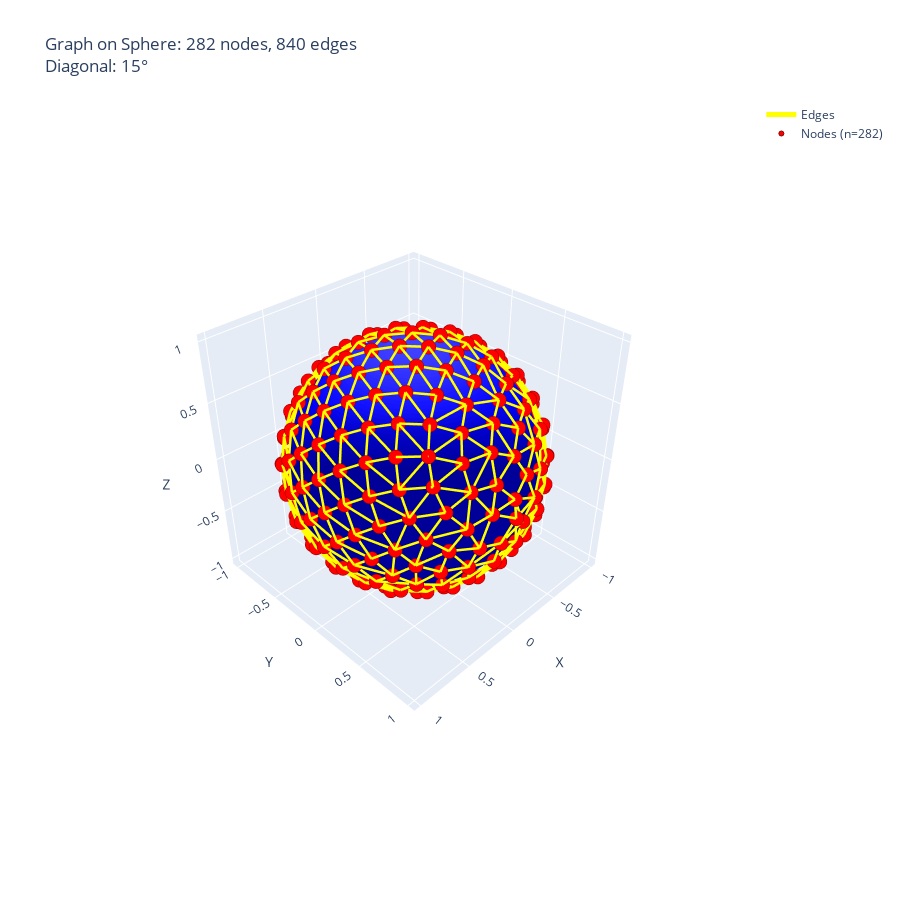

The notebook cell this image was saved under:
### Code cell
import numpy as np
import plotly.graph_objects as go

def generate_hexagon_centers(diagonal_angle_degrees=7.5):
    """
    Generate hexagon centers for tessellating a sphere.
    Uses a fibonacci sphere or icosahedron-based approach.
    
    For 7.5° diagonal, we need approximately:
    - Sphere surface area = 4π
    - Hexagon area ≈ (diagonal/2)^2 * 3*sqrt(3)/2 in steradians
    - Number of hexagons ≈ 4π / hexagon_area
    """
    
    # Convert diagonal angle to radians
    diagonal_rad = np.radians(diagonal_angle_degrees)
    
    # Estimate number of points needed
    # For hexagon with diagonal d, area ≈ 0.65 * d^2 (in steradians for small angles)
    hexagon_area = 0.65 * diagonal_rad**2
    n_points = int(4 * np.pi / hexagon_area)
    
    print(f"Generating approximately {n_points} hexagon centers")
    print(f"Diagonal angle: {diagonal_angle_degrees}°")
    
    # Use Fibonacci sphere algorithm for uniform distribution
    centers = []
    phi = (1 + np.sqrt(5)) / 2  # Golden ratio
    
    for i in range(n_points):
        # Fibonacci sphere algorithm
        y = 1 - (2 * i / (n_points - 1))  # y goes from 1 to -1
        radius = np.sqrt(1 - y**2)
        
        theta = 2 * np.pi * i / phi
        
        x = np.cos(theta) * radius
        z = np.sin(theta) * radius
        
        centers.append([x, y, z])
    
    return np.array(centers)

def visualize_hexagon_centers(centers, diagonal_angle_degrees=7.5, show_circles=True):
    """
    Visualize the hexagon centers on a sphere.
    """
    # Create sphere surface
    u = np.linspace(0, 2 * np.pi, 100)
    v = np.linspace(0, np.pi, 100)
    x = np.outer(np.cos(u), np.sin(v))
    y = np.outer(np.sin(u), np.sin(v))
    z = np.outer(np.ones(np.size(u)), np.cos(v))
    
    fig = go.Figure()
    
    # Add semi-transparent blue sphere
    fig.add_trace(go.Surface(
        x=x, y=y, z=z,
        surfacecolor=np.zeros_like(x),
        colorscale=[[0, 'lightblue'], [1, 'lightblue']],
        showscale=False,
        opacity=0.3,
        name='Sphere'
    ))
    
    # Add hexagon centers as red points
    fig.add_trace(go.Scatter3d(
        x=centers[:, 0],
        y=centers[:, 1],
        z=centers[:, 2],
        mode='markers',
        marker=dict(size=4, color='red'),
        name=f'Hexagon Centers (n={len(centers)})'
    ))
    
    # Optionally show circles around each center
    if show_circles and len(centers) <= 50:  # Limit for performance
        arc_angle = diagonal_angle_degrees / 2  # Radius is half the diagonal
        
        for idx, center in enumerate(centers[:50]):  # Show first 50
            # Generate circle points
            circle_points = generate_circle_on_sphere(center, arc_angle)
            
            fig.add_trace(go.Scatter3d(
                x=circle_points[:, 0],
                y=circle_points[:, 1],
                z=circle_points[:, 2],
                mode='lines',
                line=dict(color='green', width=2),
                showlegend=False,
                hoverinfo='skip'
            ))
    
    fig.update_layout(
        title=f'Hexagonal Tessellation of Sphere<br>{len(centers)} centers, {diagonal_angle_degrees}° diagonal',
        scene=dict(
            xaxis_title='X',
            yaxis_title='Y',
            zaxis_title='Z',
            aspectmode='data',
            camera=dict(eye=dict(x=1.8, y=1.8, z=1.8))
        ),
        width=900,
        height=900
    )
    
    return fig

def generate_circle_on_sphere(center, arc_angle_degrees, n_points=50):
    """
    Generate points forming a circle on sphere surface around a center point.
    """
    center = center / np.linalg.norm(center)
    arc_angle_rad = np.radians(arc_angle_degrees)
    
    # Find two orthogonal vectors perpendicular to center
    if abs(center[2]) < 0.9:
        v1 = np.cross(center, [0, 0, 1])
    else:
        v1 = np.cross(center, [1, 0, 0])
    v1 = v1 / np.linalg.norm(v1)
    v2 = np.cross(center, v1)
    v2 = v2 / np.linalg.norm(v2)
    
    # Generate circle points
    circle_points = []
    angles = np.linspace(0, 2 * np.pi, n_points)
    
    for angle in angles:
        # Point on circle at angular distance arc_angle_rad from center
        direction = np.cos(angle) * v1 + np.sin(angle) * v2
        direction = direction / np.linalg.norm(direction)
        
        # Rotate center towards direction by arc_angle_rad
        point = (np.cos(arc_angle_rad) * center + 
                np.sin(arc_angle_rad) * direction)
        point = point / np.linalg.norm(point)
        
        circle_points.append(point)
    
    return np.array(circle_points)

# # Generate centers
# centers = generate_hexagon_centers(diagonal_angle_degrees=7.5)

# # Print first 20 centers as examples
# print("\nFirst 20 hexagon centers (unit vectors):")
# print("="*50)
# for i, center in enumerate(centers[:20]):
#     print(f"{i+1:3d}: ({center[0]:7.4f}, {center[1]:7.4f}, {center[2]:7.4f})")

# print(f"\n... and {len(centers)-20} more centers")
# print(f"\nTotal centers: {len(centers)}")

# # Visualize
# fig = visualize_hexagon_centers(centers, diagonal_angle_degrees=7.5, show_circles=False)
# fig.show()

def find_neighbors(centers, max_distance_factor=1.5):
    """
    Find neighboring points for each center.
    Two points are neighbors if their angular distance is within max_distance_factor times the average.
    """
    n = len(centers)
    
    # Calculate average nearest neighbor distance
    min_distances = []
    for i in range(min(100, n)):  # Sample first 100 points
        distances = []
        for j in range(n):
            if i != j:
                # Angular distance between unit vectors
                cos_angle = np.clip(np.dot(centers[i], centers[j]), -1, 1)
                angle = np.arccos(cos_angle)
                distances.append(angle)
        min_distances.append(min(distances))
    
    avg_min_distance = np.mean(min_distances)
    threshold = avg_min_distance * max_distance_factor
    
    print(f"Average nearest neighbor distance: {np.degrees(avg_min_distance):.2f}°")
    print(f"Neighbor threshold: {np.degrees(threshold):.2f}°")
    
    # Find all neighbors
    edges = []
    for i in range(n):
        for j in range(i+1, n):
            cos_angle = np.clip(np.dot(centers[i], centers[j]), -1, 1)
            angle = np.arccos(cos_angle)
            
            if angle <= threshold:
                edges.append((i, j))
    
    print(f"Total edges: {len(edges)}")
    return edges

def visualize_graph_on_sphere(centers, edges, diagonal_angle_degrees=15):
    """
    Visualize the graph with nodes and edges on the sphere.
    """
    # Create sphere surface
    u = np.linspace(0, 2 * np.pi, 100)
    v = np.linspace(0, np.pi, 100)
    x = np.outer(np.cos(u), np.sin(v))
    y = np.outer(np.sin(u), np.sin(v))
    z = np.outer(np.ones(np.size(u)), np.cos(v))
    
    fig = go.Figure()
    
    # Add opaque blue sphere
    fig.add_trace(go.Surface(
        x=x*.95, y=y*.95, z=z*.95,
        surfacecolor=np.zeros_like(x),
        colorscale=[[0, 'blue'], [1, 'blue']],
        showscale=False,
        opacity=1.0,
        name='Sphere',
        lighting=dict(ambient=0.6, diffuse=0.8, specular=0.2)
    ))
    
    # Add edges
    edge_x, edge_y, edge_z = [], [], []
    for i, j in edges:
        # Add edge between centers[i] and centers[j]
        edge_x.extend([centers[i][0], centers[j][0], None])
        edge_y.extend([centers[i][1], centers[j][1], None])
        edge_z.extend([centers[i][2], centers[j][2], None])
    
    fig.add_trace(go.Scatter3d(
        x=edge_x, y=edge_y, z=edge_z,
        mode='lines',
        line=dict(color='yellow', width=5),
        hoverinfo='none',
        name='Edges'
    ))
    
    # Add nodes
    fig.add_trace(go.Scatter3d(
        x=centers[:, 0],
        y=centers[:, 1],
        z=centers[:, 2],
        mode='markers',
        marker=dict(
            size=5,
            color='red',
            line=dict(color='darkred', width=1)
        ),
        name=f'Nodes (n={len(centers)})',
        text=[f'Node {i}' for i in range(len(centers))],
        hoverinfo='text'
    ))
    
    fig.update_layout(
        title=f'Graph on Sphere: {len(centers)} nodes, {len(edges)} edges<br>Diagonal: {diagonal_angle_degrees}°',
        scene=dict(
            xaxis_title='X',
            yaxis_title='Y',
            zaxis_title='Z',
            aspectmode='data',
            camera=dict(eye=dict(x=1.8, y=1.8, z=1.8))
        ),
        width=900,
        height=900,
        showlegend=True
    )
    
    return fig

# Generate centers with 15° spacing
print("="*60)
print("GENERATING GRAPH WITH 15° DIAGONAL")
print("="*60)
centers_small = generate_hexagon_centers(diagonal_angle_degrees=15)

# Find neighbors and create edges
edges = find_neighbors(centers_small, max_distance_factor=1.5)

# Visualize the graph
fig_graph = visualize_graph_on_sphere(centers_small, edges, diagonal_angle_degrees=15)
fig_graph.show()

# Also show statistics
print("\n" + "="*60)
print("GRAPH STATISTICS")
print("="*60)
print(f"Number of nodes: {len(centers_small)}")
print(f"Number of edges: {len(edges)}")
print(f"Average degree: {2*len(edges)/len(centers_small):.2f}")

# Count degree distribution
degree_count = {i: 0 for i in range(len(centers_small))}
for i, j in edges:
    degree_count[i] += 1
    degree_count[j] += 1

degrees = list(degree_count.values())
print(f"Min degree: {min(degrees)}")
print(f"Max degree: {max(degrees)}")
print(f"Most common degree: {max(set(degrees), key=degrees.count)}")

### Figure 1 — Plotly figure (JSON) as saved in the notebook; plotly's stock layout.template omitted (floating-point values rounded to 4 significant figures; data arrays with more than 128 entries replaced by an {"elided": "..."} marker saying what was removed)
{"data": [{"colorscale": [[0, "blue"], [1, "blue"]], "lighting": {"ambient": 0.6, "diffuse": 0.8, "specular": 0.2}, "name": "Sphere", "opacity": 1, "showscale": false, "surfacecolor": {"elided": "100x100 float values"}, "type": "surface", "x": {"elided": "100x100 float values"}, "y": {"elided": "100x100 float values"}, "z": {"elided": "100x100 float values"}}, {"hoverinfo": "none", "line": {"color": "yellow", "width": 5}, "mode": "lines", "name": "Edges", "type": "scatter3d", "x": {"elided": "2520 float values"}, "y": {"elided": "2520 float values"}, "z": {"elided": "2520 float values"}}, {"hoverinfo": "text", "marker": {"color": "red", "line": {"color": "darkred", "width": 1}, "size": 5}, "mode": "markers", "name": "Nodes (n=282)", "text": {"elided": "282 str values"}, "type": "scatter3d", "x": {"elided": "282 float values"}, "y": {"elided": "282 float values"}, "z": {"elided": "282 float values"}}], "layout": {"height": 900, "scene": {"aspectmode": "data", "camera": {"eye": {"x": 1.8, "y": 1.8, "z": 1.8}}, "xaxis": {"title": {"text": "X"}}, "yaxis": {"title": {"text": "Y"}}, "zaxis": {"title": {"text": "Z"}}}, "showlegend": true, "title": {"text": "Graph on Sphere: 282 nodes, 840 edges<br>Diagonal: 15°"}, "width": 900}}
